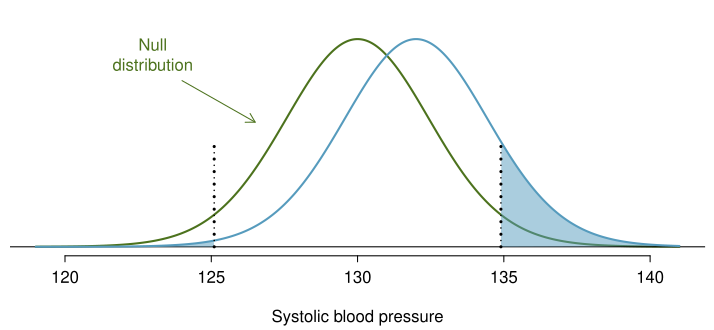

Write R code to recreate this figure.
library(openintro)
data(COL)

myPDF("power132And141.pdf", 7.15, 3.3,
      mar=c(3.7, 0.5, 0.5, 0.5),
      mgp=c(2.5, 0.55, 0))

X    <- seq(119, 141, length.out=500)
Y0   <- dt((X - 130) / 2.5, 30)
Y115 <- dt((X - 132) / 2.5, 30)

ylim <- range(Y0)
plot(X, Y0,
     type='l',
     col=COL[2],
     axes=FALSE,
     xlab='Systolic blood pressure',
     ylab='',
     ylim=1.1 * ylim,
     lwd=2)
axis(1)
abline(h=0)
lines(X, Y115, col=COL[1], lwd=2)
these <- (X > 134.899)
Xhold <- c(134.9, X[these])
Yhold <- c(0, Y115[these])
polygon(Xhold, Yhold,
        col=COL[1, 3],
        border='#00000000')
these <- (X < 125.101)
Xhold <- c(X[these], 125.1)
Yhold <- c(Y115[these], 0)
polygon(Xhold, Yhold,
        col=COL[1, 3],
        border="#00000000")
segments(c(125.1, 134.9), c(0, 0),
         c(125.1, 134.9), rep(0.2, 2),
         lty=3,
         col=COL[5],
         lwd=3)
segments(c(125.1, 134.9), c(0, 0),
         c(125.1, 134.9), rep(0.2, 2),
         lty=3,
         col=COL[5],
         lwd=1.5)
arrows(124, ylim[2] * 0.8,
       126.5, ylim[2] * 0.6,
       length=0.1,
       col=COL[2])
text(123, ylim[2] * 0.8, "Null\ndistribution",
     pos=3,
     col=COL[2])
dev.off()
